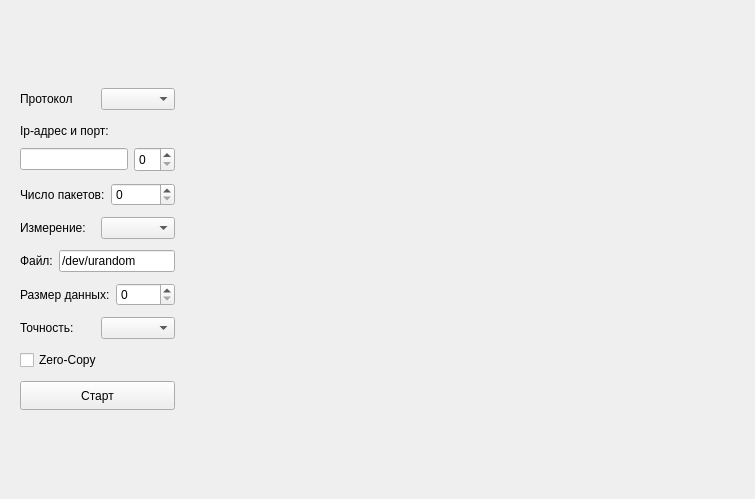
<?xml version="1.0" encoding="UTF-8"?>
<ui version="4.0">
 <class>RecvTimestampWidget</class>
 <widget class="QWidget" name="RecvTimestampWidget">
  <property name="geometry">
   <rect>
    <x>0</x>
    <y>0</y>
    <width>755</width>
    <height>499</height>
   </rect>
  </property>
  <property name="windowTitle">
   <string>Form</string>
  </property>
  <layout class="QHBoxLayout" name="horizontalLayout" stretch="0,10">
   <item>
    <layout class="QVBoxLayout" name="controlLayout">
     <item>
      <widget class="QWidget" name="controlWidget" native="true">
       <property name="maximumSize">
        <size>
         <width>16777215</width>
         <height>350</height>
        </size>
       </property>
       <layout class="QVBoxLayout" name="verticalLayout">
        <item>
         <layout class="QHBoxLayout" name="horizontalLayout_3">
          <item>
           <widget class="QLabel" name="protocolLabel">
            <property name="text">
             <string>Протокол</string>
            </property>
           </widget>
          </item>
          <item>
           <widget class="QComboBox" name="protocolComboBox"/>
          </item>
         </layout>
        </item>
        <item>
         <layout class="QVBoxLayout" name="ipLayout">
          <item>
           <widget class="QLabel" name="ipLabel">
            <property name="maximumSize">
             <size>
              <width>16777215</width>
              <height>20</height>
             </size>
            </property>
            <property name="text">
             <string>Ip-адрес и порт:</string>
            </property>
           </widget>
          </item>
          <item>
           <layout class="QHBoxLayout" name="ipInputLayout">
            <item>
             <widget class="QLineEdit" name="ipEdit"/>
            </item>
            <item>
             <widget class="QSpinBox" name="portSpinBox">
              <property name="maximumSize">
               <size>
                <width>16777215</width>
                <height>25</height>
               </size>
              </property>
             </widget>
            </item>
           </layout>
          </item>
         </layout>
        </item>
        <item>
         <layout class="QHBoxLayout" name="packetsCountLayout">
          <item>
           <widget class="QLabel" name="packetsCountLabel">
            <property name="maximumSize">
             <size>
              <width>16777215</width>
              <height>25</height>
             </size>
            </property>
            <property name="text">
             <string>Число пакетов:</string>
            </property>
           </widget>
          </item>
          <item>
           <widget class="QSpinBox" name="packetsCountComboBox"/>
          </item>
         </layout>
        </item>
        <item>
         <layout class="QHBoxLayout" name="measureTypeLayout">
          <item>
           <widget class="QLabel" name="measureTypeLabel">
            <property name="text">
             <string>Измерение:</string>
            </property>
           </widget>
          </item>
          <item>
           <widget class="QComboBox" name="measureTypeComboBox"/>
          </item>
         </layout>
        </item>
        <item>
         <layout class="QHBoxLayout" name="horizontalLayout_4">
          <item>
           <widget class="QLabel" name="label_4">
            <property name="text">
             <string>Файл:</string>
            </property>
           </widget>
          </item>
          <item>
           <widget class="QLineEdit" name="lineEdit">
            <property name="text">
             <string>/dev/urandom</string>
            </property>
           </widget>
          </item>
         </layout>
        </item>
        <item>
         <layout class="QHBoxLayout" name="dataSizeLayout">
          <item>
           <widget class="QLabel" name="dataSizeLabel">
            <property name="text">
             <string>Размер данных:</string>
            </property>
           </widget>
          </item>
          <item>
           <widget class="QSpinBox" name="dataSizeSpinBox"/>
          </item>
         </layout>
        </item>
        <item>
         <layout class="QHBoxLayout" name="accuracyLayout">
          <item>
           <widget class="QLabel" name="accuracyLabel">
            <property name="text">
             <string>Точность:</string>
            </property>
           </widget>
          </item>
          <item>
           <widget class="QComboBox" name="accuracyComboBox"/>
          </item>
         </layout>
        </item>
        <item>
         <layout class="QHBoxLayout" name="zeroCopyLayout">
          <item>
           <widget class="QCheckBox" name="zeroCopyCheckBox">
            <property name="text">
             <string>Zero-Copy</string>
            </property>
           </widget>
          </item>
         </layout>
        </item>
        <item>
         <widget class="QPushButton" name="startButton">
          <property name="maximumSize">
           <size>
            <width>16777215</width>
            <height>29</height>
           </size>
          </property>
          <property name="text">
           <string>Старт</string>
          </property>
         </widget>
        </item>
       </layout>
      </widget>
     </item>
    </layout>
   </item>
   <item>
    <layout class="QVBoxLayout" name="resultLayout"/>
   </item>
  </layout>
 </widget>
 <resources/>
 <connections/>
</ui>
